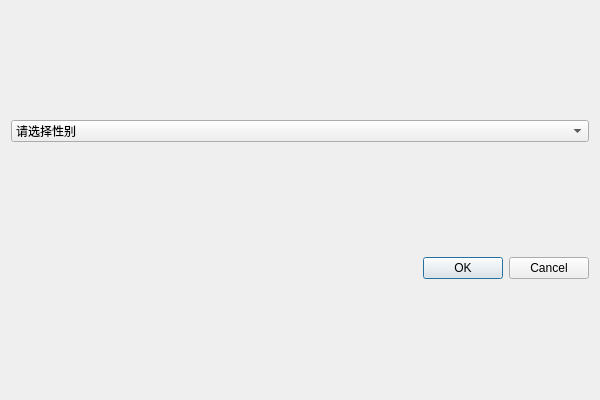
<?xml version="1.0" encoding="UTF-8"?>
<ui version="4.0">
 <class>DialogGenderFilter</class>
 <widget class="QDialog" name="DialogGenderFilter">
  <property name="geometry">
   <rect>
    <x>0</x>
    <y>0</y>
    <width>600</width>
    <height>400</height>
   </rect>
  </property>
  <property name="windowTitle">
   <string>Dialog</string>
  </property>
  <property name="styleSheet">
   <string notr="true">#DialogGenderFilter{border-image: url(:/background/picture3.png);}</string>
  </property>
  <layout class="QVBoxLayout" name="verticalLayout">
   <item>
    <widget class="QComboBox" name="comboBoxGenderFilter">
     <property name="styleSheet">
      <string notr="true">font: 14pt &quot;楷体&quot;;</string>
     </property>
     <item>
      <property name="text">
       <string>请选择性别</string>
      </property>
     </item>
     <item>
      <property name="text">
       <string>男</string>
      </property>
     </item>
     <item>
      <property name="text">
       <string>女</string>
      </property>
     </item>
    </widget>
   </item>
   <item>
    <widget class="QDialogButtonBox" name="buttonBoxGenderFilter">
     <property name="orientation">
      <enum>Qt::Horizontal</enum>
     </property>
     <property name="standardButtons">
      <set>QDialogButtonBox::Cancel|QDialogButtonBox::Ok</set>
     </property>
    </widget>
   </item>
  </layout>
 </widget>
 <resources/>
 <connections>
  <connection>
   <sender>buttonBoxGenderFilter</sender>
   <signal>accepted()</signal>
   <receiver>DialogGenderFilter</receiver>
   <slot>accept()</slot>
   <hints>
    <hint type="sourcelabel">
     <x>248</x>
     <y>254</y>
    </hint>
    <hint type="destinationlabel">
     <x>157</x>
     <y>274</y>
    </hint>
   </hints>
  </connection>
  <connection>
   <sender>buttonBoxGenderFilter</sender>
   <signal>rejected()</signal>
   <receiver>DialogGenderFilter</receiver>
   <slot>reject()</slot>
   <hints>
    <hint type="sourcelabel">
     <x>316</x>
     <y>260</y>
    </hint>
    <hint type="destinationlabel">
     <x>286</x>
     <y>274</y>
    </hint>
   </hints>
  </connection>
 </connections>
</ui>
